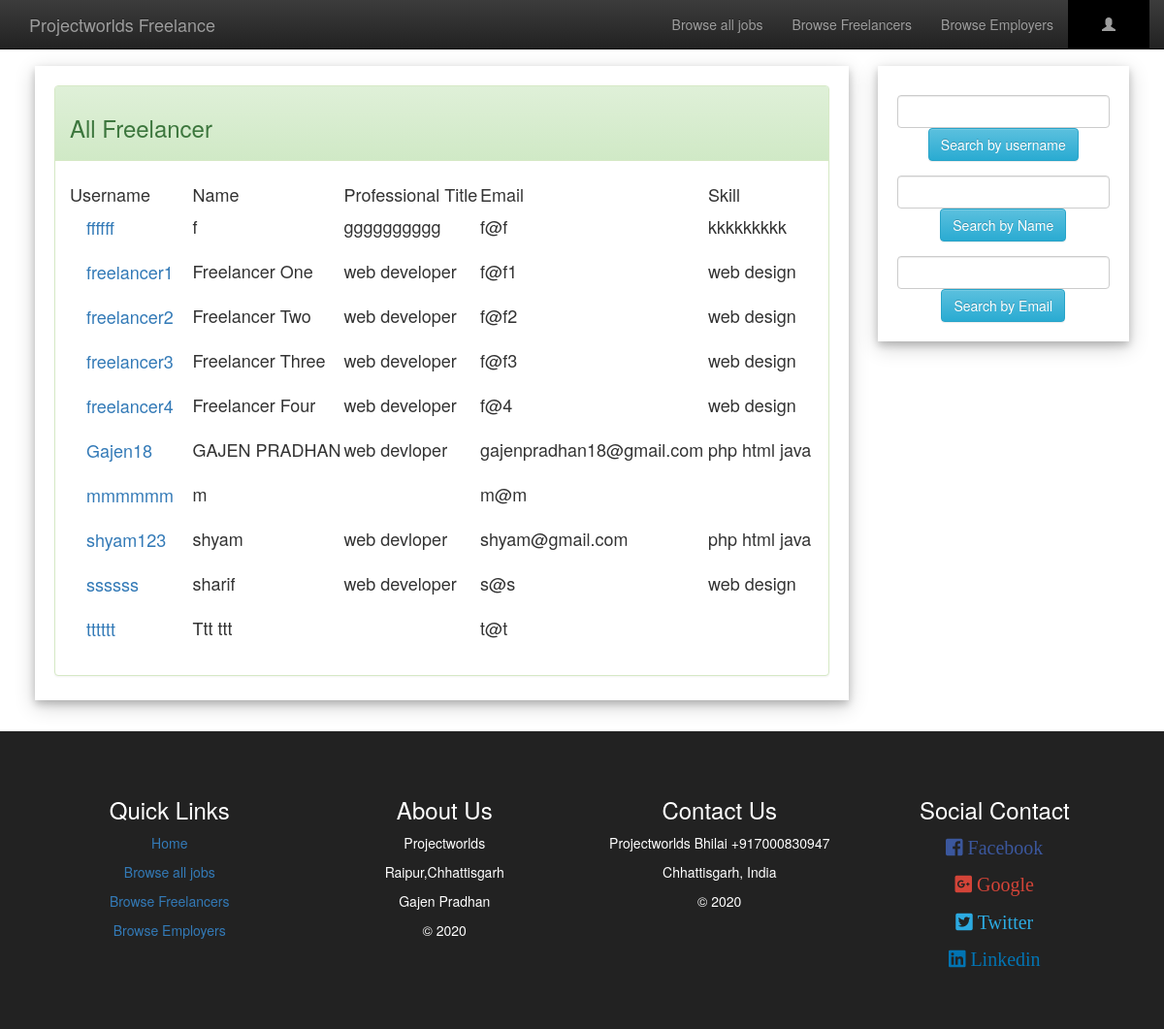
/allFreelancer.php, run on the app's committed database.
### tables this page shows
CREATE TABLE IF NOT EXISTS `freelancer` (
  `username` varchar(200) NOT NULL,
  `password` varchar(200) NOT NULL,
  `Name` varchar(200) NOT NULL,
  `email` varchar(200) NOT NULL,
  `contact_no` varchar(200) NOT NULL,
  `address` varchar(200) NOT NULL,
  `gender` varchar(200) NOT NULL,
  `birthdate` date NOT NULL,
  `prof_title` varchar(200) NOT NULL,
  `profile_sum` varchar(1000) NOT NULL,
  `education` varchar(200) NOT NULL,
  `experience` varchar(200) NOT NULL,
  `skills` varchar(200) NOT NULL
);

### allFreelancer.php (the view, shortened to what this page needs)
<?php include('server.php');
if(isset($_SESSION["Username"])){
	$username=$_SESSION["Username"];
	if ($_SESSION["Usertype"]==1) {
		$linkPro="freelancerProfile.php";
		$linkEditPro="editFreelancer.php";
		$linkBtn="applyJob.php";
		$textBtn="Apply for this job";
	}
	else{
		$linkPro="employerProfile.php";
		$linkEditPro="editEmployer.php";
		$linkBtn="editJob.php";
		$textBtn="Edit the job offer";
	}
}
else{
    $username="";
}
$sql = "SELECT * FROM freelancer";
$result = $conn->query($sql);
 ?>
<!DOCTYPE html>
<html>
<head>
	<link rel="stylesheet" type="text/css" href="bootstrap/css/bootstrap.min.css">
	<link rel="stylesheet" type="text/css" href="bootstrap/css/bootstrap-theme.min.css">
	<link rel="stylesheet" type="text/css" href="awesome/css/fontawesome-all.min.css">
</head>
<body>
<nav class="navbar navbar-inverse navbar-fixed-top" id="my-navbar">
	<div class="container">
		<div class="navber-header">
			<a href="index.php" class="navbar-brand">Projectworlds Freelance</a>
		</div>
		<div class="collapse navbar-collapse" id="navbar-collapse">
			<ul class="nav navbar-nav navbar-right">
				<li><a href="allJob.php">Browse all jobs</a></li>
				<li><a href="allFreelancer.php">Browse Freelancers</a></li>
				<li><a href="allEmployer.php">Browse Employers</a></li>
				<li class="dropdown" style="background:#000;padding:0 20px 0 20px;">
			        <a class="dropdown-toggle" data-toggle="dropdown" href="#"><span class="glyphicon glyphicon-user"></span> <?php echo $username; ?>
			        </a>
			    </li>
			</ul>
		</div>
	</div>
</nav>
<div style="padding:1% 3% 1% 3%;">
<div class="row">
	<div class="col-lg-9">
		<div class="card" style="padding:20px 20px 5px 20px;margin-top:20px">
			<div class="panel panel-success">
			  <div class="panel-heading"><h3>All Freelancer</h3></div>
			  <div class="panel-body"><h4>
                  <table style="width:100%">
                      <tr>
                          <td>Username</td>
                          <td>Name</td>
                          <td>Professional Title</td>
                          <td>Email</td>
                          <td>Skill</td>
                      </tr>
                      <?php
                      if ($result->num_rows > 0) {
                            while($row = $result->fetch_assoc()) {
                                $f_username=$row["username"];
                                $Name=$row["Name"];
                                $prof_title=$row["prof_title"];
                                $email=$row["email"];
                                $skills=$row["skills"];
                                echo '
                                <form action="allFreelancer.php" method="post">
                                <input type="hidden" name="f_user" value="'.$f_username.'">
                                    <tr>
                                    <td><input type="submit" class="btn btn-link btn-lg" value="'.$f_username.'"></td>
                                    <td>'.$Name.'</td>
                                    <td>'.$prof_title.'</td>
                                    <td>'.$email.'</td>
                                    <td>'.$skills.'</td>
                                    </tr>
                                </form>
                                ';
                                }
                        } else {
                            echo "<tr></tr><tr><td></td><td>Nothing to show</td></tr>";
                        }
                       ?>
                     </table>
              </h4></div>
			</div>
		</div>
	</div>
	<div class="col-lg-3">
		<div class="card" style="padding:20px 20px 5px 20px;margin-top:20px">
			<form action="allFreelancer.php" method="post">
				<div class="form-group">
				  <input type="text" class="form-control" name="s_username">
				  <center><button type="submit" class="btn btn-info">Search by username</button></center>
				</div>
	        </form>
	        <form action="allFreelancer.php" method="post">
				<div class="form-group">
				  <input type="text" class="form-control" name="s_name">
				  <center><button type="submit" class="btn btn-info">Search by Name</button></center>
				</div>
	        </form>
	        <form action="allFreelancer.php" method="post">
				<div class="form-group">
				  <input type="text" class="form-control" name="s_email">
				  <center><button type="submit" class="btn btn-info">Search by Email</button></center>
				</div>
	        </form>
	    </div>
	</div>
</div>
</div>
<div class="text-center" style="padding:4%;background:#222;color:#fff;margin-top:20px;">
	<div class="row">
			<div class="col-lg-3">
			<h3>Quick Links</h3>
			<p><a href="index.php">Home</a></p>
			<p><a href="allJob.php">Browse all jobs</a></p>
			<p><a href="allFreelancer.php">Browse Freelancers</a></p>
			<p><a href="allEmployer.php">Browse Employers</a></p>
		</div>
		<div class="col-lg-3">
			<h3>About Us</h3>
			<p>Projectworlds</p>
			<p>Raipur,Chhattisgarh</p>
			<p>Gajen Pradhan</p>
			<p>&copy 2020</p>
		</div>
		<div class="col-lg-3">
			<h3>Contact Us</h3>
			<p>Projectworlds Bhilai +917000830947</p>
			<p>Chhattisgarh, India</p>
			<p>&copy  2020</p>
		</div>
		<div class="col-lg-3">
			<h3>Social Contact</h3>
			<p style="font-size:20px;color:#3B579D;"><i class="fab fa-facebook-square"> Facebook</i></p>
			<p style="font-size:20px;color:#D34438;"><i class="fab fa-google-plus-square"> Google</i></p>
			<p style="font-size:20px;color:#2CAAE1;"><i class="fab fa-twitter-square"> Twitter</i></p>
			<p style="font-size:20px;color:#0274B3;"><i class="fab fa-linkedin"> Linkedin</i></p>
		</div>
	</div>
</div>
</body>
</html>

### allFreelancer.php (style rules this page uses)
body { padding-top: 3%;margin: 0; }
.card { box-shadow: 0 4px 8px 0 rgba(0, 0, 0, 0.2), 0 6px 20px 0 rgba(0, 0, 0, 0.19); background:#fff }

### data on the page
freelancer: username "ffffff", Name "f", prof_title "gggggggggg", email "f@f", skills "kkkkkkkkk"
freelancer: username "freelancer1", Name "Freelancer One", prof_title "web developer", email "f@f1", skills "web design"
freelancer: username "freelancer2", Name "Freelancer Two", prof_title "web developer", email "f@f2", skills "web design"
freelancer: username "freelancer3", Name "Freelancer Three", prof_title "web developer", email "f@f3", skills "web design"
freelancer: username "freelancer4", Name "Freelancer Four", prof_title "web developer", email "f@4", skills "web design"
freelancer: username "Gajen18", Name "GAJEN PRADHAN", prof_title "web devloper", email "gajenpradhan18@gmail.com", skills "php html java"
freelancer: username "mmmmmm", Name "m", email "m@m"
freelancer: username "shyam123", Name "shyam", prof_title "web devloper", email "shyam@gmail.com", skills "php html java"
freelancer: username "ssssss", Name "sharif", prof_title "web developer", email "s@s", skills "web design"
freelancer: username "tttttt", Name "Ttt ttt", email "t@t"
